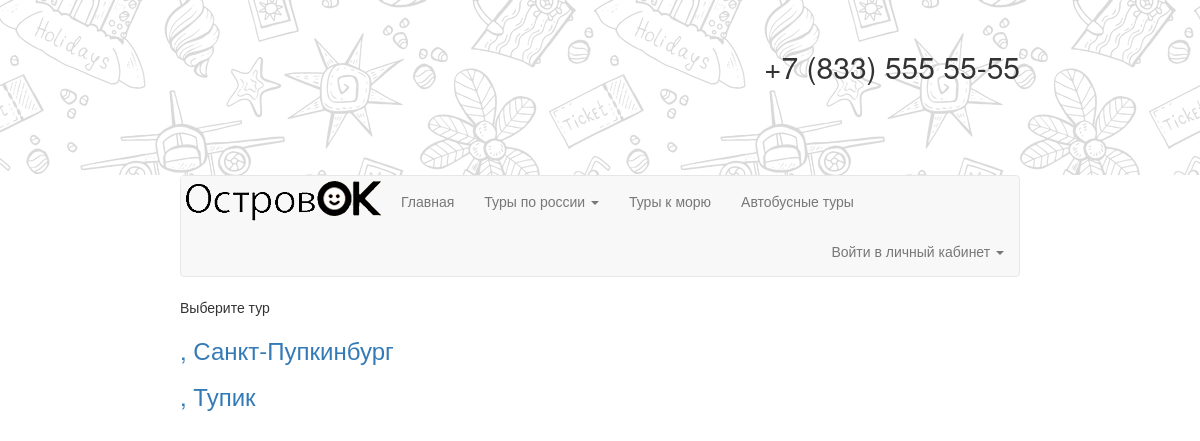
The page /Travel/regions/region_city/1/ on the database as committed earlier.
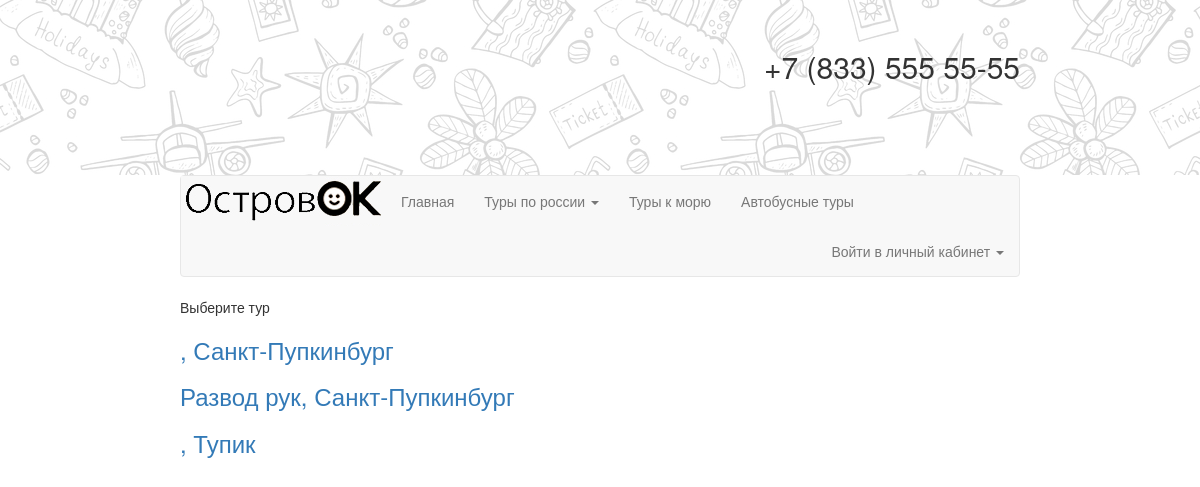
The same page on the database as committed later.
### Travel/models.py (models this page shows, shortened)
class Tour(models.Model):
	name = models.CharField('Название тура', max_length = 50)
	city = models.ForeignKey(City, null = True, on_delete = models.SET_NULL, verbose_name = "Город")
	hotel = models.ForeignKey(Hotel, null = True, on_delete = models.SET_NULL, verbose_name = 'Отель')
	date = models.DateField("Дата заезда")
	days = models.IntegerField('Количество дней')
	price = models.IntegerField("Цена путевки")
	text = models.TextField('Описание')

class City(models.Model):
	region = models.ForeignKey(Region, null = True, on_delete = models.SET_NULL, verbose_name = "Выберите область")
	name = models.CharField("Город", max_length = 50)

### Travel/views.py (the view)
# urls.py: url(r'^regions/region_city/(?P<region_id>[0-9]+)/$', views.region_city, name = "region_city"),
def region_city(request, region_id = None):
    region = Region.objects.get(id = region_id)
    cities = region.city_set.all()
    return render(request, "Travel/region_city.html", {'cities': cities})

### Travel/templates/Travel/region_city.html (shortened to what this page needs)
{% extends "base.html" %}
{% block content %}
	Выберите тур
	{% for city in cities %}
		{% for tour in city.tour_set.all %}
    	   	<a href='tour/{{tour.id}}'>
				<h3>{{ tour.name }}, {{ city.name }}</h3>
			</a>
		{% endfor %}
	{% endfor %}
{% endblock %}

Rows that differ between the two databases and show on the page:
added Tour: name "Развод рук", {{ city.name }} "Санкт-Пупкинбург", shown under City "Санкт-Пупкинбург"
